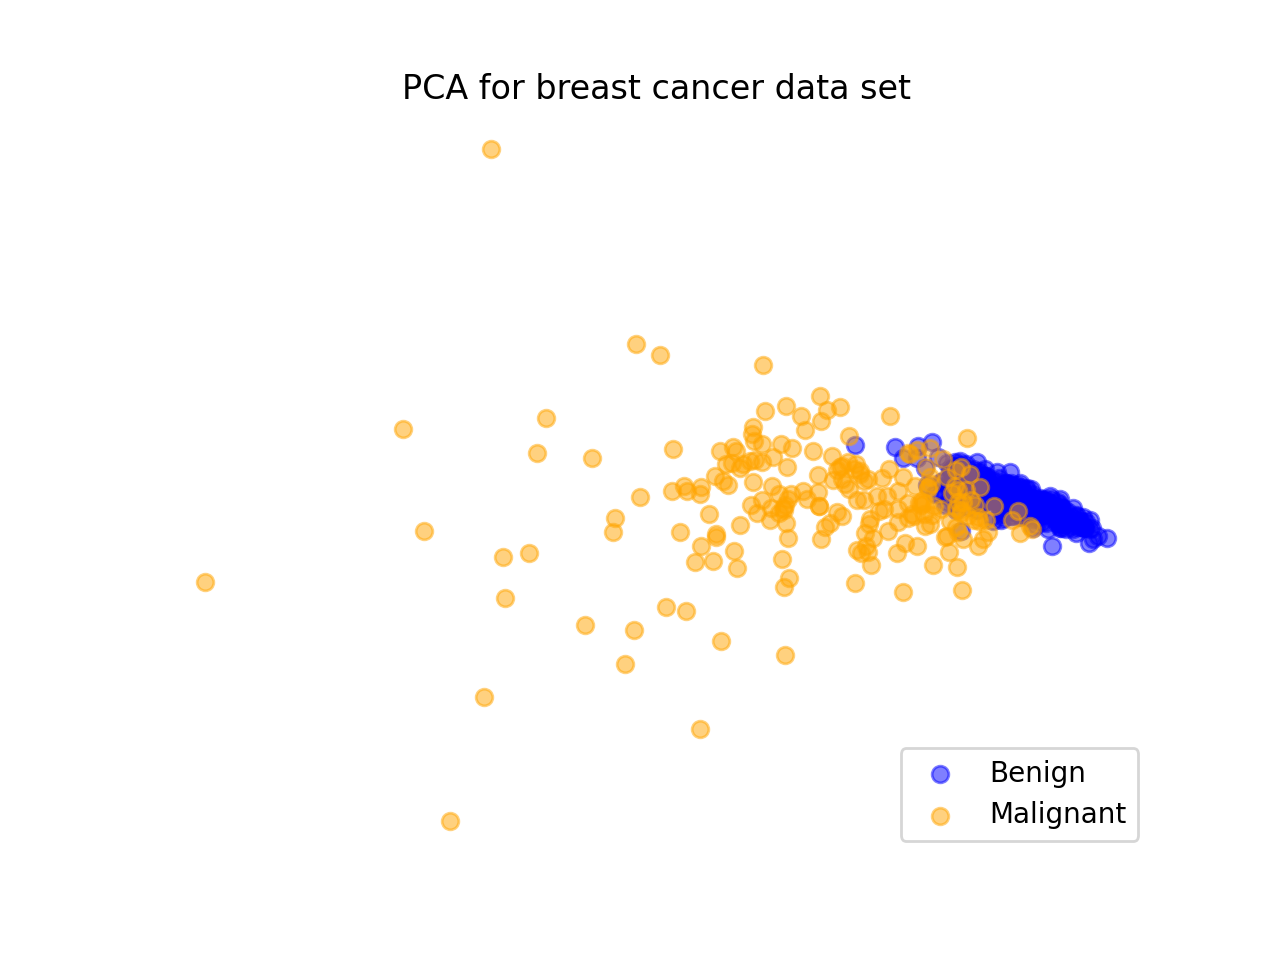

This figure's Python source:
import numpy as np
import pandas as pd
import matplotlib.pyplot as plt

train_data = pd.read_csv('./breast_cancer_data.csv')
X = train_data.drop(labels=['id', 'Unnamed: 32'], axis=1)
numeric_cols = X.select_dtypes(include=np.number).columns
X_cent = X.iloc[:, :]

for name in numeric_cols:
    X_cent[name] = X_cent[name] - X_cent[name].mean()

X_cent_num = X_cent.drop(labels='diagnosis', axis=1)

X_np = np.array(X_cent_num)

U, sigma, Vt = np.linalg.svd(X_np)

B_indices = X.index[X.diagnosis == 'B']
M_indices = X.index[X.diagnosis == 'M']

W2 = Vt.T[:, :2]
X2D = X_np.dot(W2)

ax = plt.gca()
ax.scatter(X2D[B_indices, 0], X2D[B_indices, 1], alpha=0.5, color='blue', label='Benign')
ax.scatter(X2D[M_indices, 0], X2D[M_indices, 1], alpha=0.5, color='orange', label='Malignant')
ax.set_axis_off()
ax.legend(loc = 'lower right')
plt.title('PCA for breast cancer data set')
plt.savefig('breast_cancer_pca.pdf', format='pdf')
plt.savefig('breast_cancer_pca.png', format='png')
